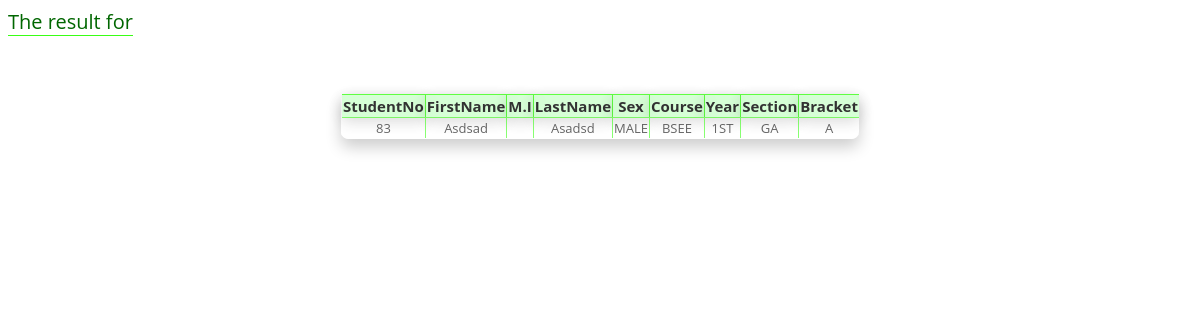
/Search.php (signed in), run on the app's committed database.
### tables this page shows
CREATE TABLE `student_record` (
  `Student_no` int(11) NOT NULL,
  `First_name` varchar(50) NOT NULL,
  `Middle_initial` varchar(3) NOT NULL,
  `Last_name` varchar(20) NOT NULL,
  `Sex` varchar(6) NOT NULL,
  `Course` varchar(10) NOT NULL,
  `Year` varchar(10) NOT NULL,
  `Section` varchar(2) NOT NULL,
  `Bracket` varchar(1) NOT NULL
);

### Search.php (the view, shortened to what this page needs)
<?php
$servername = "localhost";
$username = "root";
$password = "";
$dbname = "enrollment_system";
$conn=mysqli_connect($servername,$username,$password,$dbname);
		$choose = strtolower($_SESSION["word"]);
			$result = $conn -> query("SELECT * from student_record");
			$rows = $result->fetch_all(MYSQLI_ASSOC);
			$temp=0;
			$count=0;
			foreach($rows as $row){
				if(strtolower($row['First_name'])==$choose||
					strtolower($row['Middle_initial'])==$choose||strtolower($row['Last_name'])==$choose||
					strtolower($row['Sex'])==$choose||strtolower($row['Course'])==$choose||strtolower($row['Year'])==$choose||
					strtolower($row['Section'])==$choose||strtolower($row['Bracket'])==$choose){
					$temp=1;
				}
				else if(strtolower($row['Student_no'])==$choose){
					$temp=2;
					break;
				}
			}
			if($temp==1)
			{
			echo "<table border='0' cellspacing='0' cellpading='0'><tr class='th'><th>StudentNo</th><th>FirstName</th><th>M.I</th><th>LastName</th><th>Sex</th><th>Course</th><th>Year</th><th>Section</th><th id='right'>Bracket</th></tr>";
			echo "<span id='message'>The result for ".$choose."</span>";
			foreach($rows as $row){
				if(strtolower($row['Student_no'])==$choose||strtolower($row['First_name'])==$choose||
					strtolower($row['Middle_initial'])==$choose||strtolower($row['Last_name'])==$choose||
					strtolower($row['Sex'])==$choose||strtolower($row['Course'])==$choose||strtolower($row['Year'])==$choose||
					strtolower($row['Section'])==$choose||strtolower($row['Bracket'])==$choose)
				{
			$count=$count+1;
			if($count%2==0){
			echo "<tr id='even'><td>" .$row['Student_no']."</td>";
			echo "<td>".$row['First_name']."</td>";
			echo "<td>" .$row['Middle_initial']."</td>";
			echo "<td>" .$row['Last_name']."</td>";
			echo "<td>".$row['Sex']."</td>";
			echo "<td>" .$row['Course']."</td>";
			echo "<td>" .$row['Year']."</td>";
			echo "<td>".$row['Section']."</td>";
			echo "<td id='right'>" .$row['Bracket']."</td>","<tr>";
			}
			else{
			echo "<tr><td>" .$row['Student_no']."</td>";
			echo "<td>".$row['First_name']."</td>";
			echo "<td>" .$row['Middle_initial']."</td>";
			echo "<td>" .$row['Last_name']."</td>";
			echo "<td>".$row['Sex']."</td>";
			echo "<td>" .$row['Course']."</td>";
			echo "<td>" .$row['Year']."</td>";
			echo "<td>".$row['Section']."</td>";
			echo "<td id='right'>" .$row['Bracket']."</td>","<tr>";
				}
			}
		}
	}
?>
<html>
<head>
	<link rel="stylesheet" type="text/css" href="..\CSS\search.css">
</head>
<body>
</body>
</html>

### search.css (style rules this page uses)
table { font-family: 'Open Sans', sans-serif; text-align: center; background-color: transparent; margin:0 auto; box-shadow: 0px 8px 16px 0px rgba(0,0,0,0.2); border: solid #fff; -webkit-border-radius: 8px/7px; -moz-border-radius: 8px/7px; border-width: 0 0 1px 1px; margin-top: 5%; font-family: 'open sans', sans-serif; }
th { font-size: 15px; opacity: 0.8; border: solid 1px #39ff14; border-width: 1px 1px 0 0; background-color: #ccffcc; box-shadow: 0px 4px 16px 0px rgba(0,0,0,0.2); font-family: 'open sans', sans-serif; }
td { font-family: 'Open Sans', sans-serif; font-size: 13px; opacity:0.6; border: solid 1px #39ff14; border-width: 1px 1px 0 0; margin: 0; }
#right { border-width: 1px 0 0 0px; }
span { color:#006600; font-family: 'open Sans', sans-serif; font-size: 20px; border-bottom: solid 1px #39ff14; }

### data on the page
student_record: Student_no "83", First_name "Asdsad", Last_name "Asadsd", Sex "MALE", Course "BSEE", Year "1ST", Section "GA", Bracket "A"
